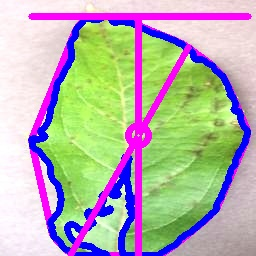
#> input picture test/Apple/image (1)_Contrast_analyze.JPG, 256 x 256 px
$ python -i filters.py   (imports and definitions only)
#> lines starting #> are read from the running program, lines starting #| are printed output that depends on the picture; after the words box and inside, x2 and y2 are one past the last pixel; in counts of white or black regions, pixels touching at a corner belong together
#> further down, picture is the input picture: shape (256, 256, 3); mean B, G, R 173.5, 177.3, 181.3
import cv2
import numpy as np
from plantcv import plantcv as pcv


# [39 lines left out: functions gaussian_blur, mask, not called in this run]


def roi(img: np.ndarray):
    """
    Get HSV from BGR
    Extract saturation (s) channel
    Define green range
    Get healthy mask from green range
    Gaussian blur the image
    Threshold saturation using otsu - auto threshold
    Remove small objects
    Remove salt-pepper noise
    Get final healthy mask from matching threshold mask
    Overlay final healthy mask to the img
    Draw blue rectangle
    """
    hsv = cv2.cvtColor(img, cv2.COLOR_BGR2HSV)
#> hsv: shape (256, 256, 3); mean H, S, V 83.6, 111.5, 226.3
    s = hsv[:, :, 1]
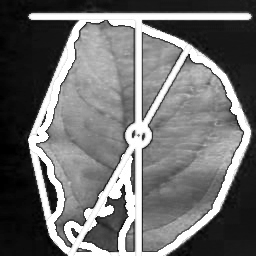
#> s: shape (256, 256); min 0, max 255, mean 111.5

    lower_green = (25, 25, 30)
    upper_green = (95, 255, 255)

    healthy_mask = cv2.inRange(hsv, lower_green, upper_green)
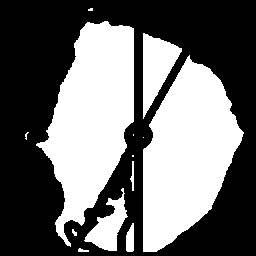
#> healthy_mask: shape (256, 256); 42.8% white; 13 white regions (5 under 20 px), largest, box (x1, y1, x2, y2) and area: (143, 55, 244, 252) 12470, (36, 21, 134, 247) 12318, (143, 33, 182, 119) 1749

#> (the run stopped early here; a loop or call above may not have finished)

$ run again, on test/Apple/image (2)_Skew.JPG
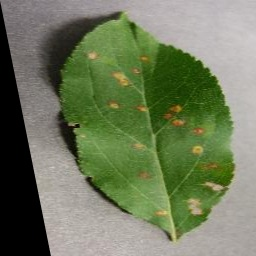
#> input picture test/Apple/image (2)_Skew.JPG, 256 x 256 px
#> picture is the input picture: shape (256, 256, 3); mean B, G, R 92.9, 122.6, 112
#> hsv: shape (256, 256, 3); mean H, S, V 40.2, 76.7, 124.9
#> in roi, `s = hsv[:, :, 1]`:
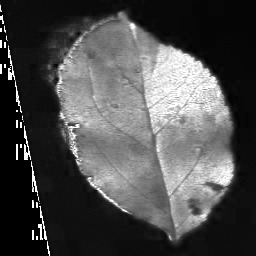
#> s: shape (256, 256); min 0, max 255, mean 76.7
#> in roi, `healthy_mask = cv2.inRange(hsv, lower_green, upper_green)`:
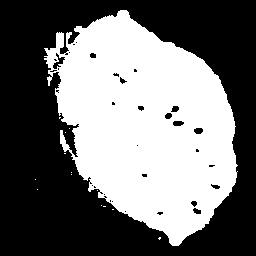
#> healthy_mask: shape (256, 256); 44.3% white; 14 white regions (13 under 20 px), largest, box (x1, y1, x2, y2) and area: (44, 10, 238, 246) 28997
